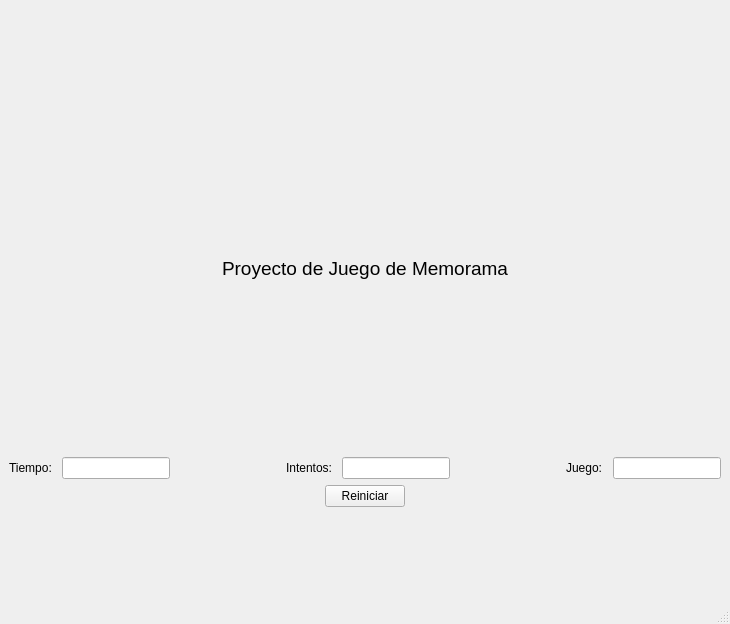
<?xml version="1.0" encoding="UTF-8"?>
<ui version="4.0">
 <class>Memorama</class>
 <widget class="QMainWindow" name="Memorama">
  <property name="geometry">
   <rect>
    <x>0</x>
    <y>0</y>
    <width>730</width>
    <height>624</height>
   </rect>
  </property>
  <property name="windowTitle">
   <string>Memorama</string>
  </property>
  <widget class="QWidget" name="centralwidget">
   <layout class="QVBoxLayout" name="verticalLayout">
    <item>
     <layout class="QHBoxLayout" name="horizontalLayout">
      <item alignment="Qt::AlignLeft">
       <widget class="QLabel" name="label">
        <property name="enabled">
         <bool>true</bool>
        </property>
        <property name="sizePolicy">
         <sizepolicy hsizetype="Fixed" vsizetype="Fixed">
          <horstretch>0</horstretch>
          <verstretch>0</verstretch>
         </sizepolicy>
        </property>
        <property name="minimumSize">
         <size>
          <width>70</width>
          <height>70</height>
         </size>
        </property>
        <property name="maximumSize">
         <size>
          <width>150</width>
          <height>100</height>
         </size>
        </property>
        <property name="font">
         <font>
          <pointsize>6</pointsize>
         </font>
        </property>
        <property name="text">
         <string/>
        </property>
        <property name="textFormat">
         <enum>Qt::AutoText</enum>
        </property>
        <property name="pixmap">
         <pixmap resource="../../archivos/recursos.qrc">:/Ejercicios/escudo_imagotipoUAT.png</pixmap>
        </property>
        <property name="scaledContents">
         <bool>true</bool>
        </property>
        <property name="alignment">
         <set>Qt::AlignLeading|Qt::AlignLeft|Qt::AlignVCenter</set>
        </property>
        <property name="wordWrap">
         <bool>false</bool>
        </property>
        <property name="openExternalLinks">
         <bool>false</bool>
        </property>
       </widget>
      </item>
      <item>
       <widget class="QLabel" name="label_2">
        <property name="sizePolicy">
         <sizepolicy hsizetype="Fixed" vsizetype="Fixed">
          <horstretch>0</horstretch>
          <verstretch>0</verstretch>
         </sizepolicy>
        </property>
        <property name="minimumSize">
         <size>
          <width>50</width>
          <height>50</height>
         </size>
        </property>
        <property name="maximumSize">
         <size>
          <width>150</width>
          <height>16777215</height>
         </size>
        </property>
        <property name="text">
         <string/>
        </property>
        <property name="pixmap">
         <pixmap resource="../../archivos/recursos.qrc">:/Ejercicios/fians.png</pixmap>
        </property>
        <property name="scaledContents">
         <bool>true</bool>
        </property>
       </widget>
      </item>
     </layout>
    </item>
    <item>
     <widget class="QLabel" name="lblTitulo">
      <property name="font">
       <font>
        <pointsize>14</pointsize>
       </font>
      </property>
      <property name="text">
       <string>Proyecto de Juego de Memorama</string>
      </property>
      <property name="alignment">
       <set>Qt::AlignCenter</set>
      </property>
     </widget>
    </item>
    <item>
     <layout class="QHBoxLayout" name="layoutInfo">
      <property name="spacing">
       <number>10</number>
      </property>
      <item>
       <widget class="QLabel" name="lblTiempo">
        <property name="text">
         <string>Tiempo:</string>
        </property>
       </widget>
      </item>
      <item>
       <widget class="QLineEdit" name="txtTiempo">
        <property name="readOnly">
         <bool>true</bool>
        </property>
       </widget>
      </item>
      <item>
       <spacer name="spacer1">
        <property name="orientation">
         <enum>Qt::Horizontal</enum>
        </property>
        <property name="sizeHint" stdset="0">
         <size>
          <width>20</width>
          <height>20</height>
         </size>
        </property>
       </spacer>
      </item>
      <item>
       <widget class="QLabel" name="lblIntentos">
        <property name="text">
         <string>Intentos:</string>
        </property>
       </widget>
      </item>
      <item>
       <widget class="QLineEdit" name="txtIntentos">
        <property name="readOnly">
         <bool>true</bool>
        </property>
       </widget>
      </item>
      <item>
       <spacer name="spacer2">
        <property name="orientation">
         <enum>Qt::Horizontal</enum>
        </property>
        <property name="sizeHint" stdset="0">
         <size>
          <width>20</width>
          <height>20</height>
         </size>
        </property>
       </spacer>
      </item>
      <item>
       <widget class="QLabel" name="lblJuego">
        <property name="text">
         <string>Juego:</string>
        </property>
       </widget>
      </item>
      <item>
       <widget class="QLineEdit" name="txtJuego">
        <property name="readOnly">
         <bool>true</bool>
        </property>
       </widget>
      </item>
     </layout>
    </item>
    <item>
     <layout class="QGridLayout" name="gridLayout"/>
    </item>
    <item>
     <layout class="QHBoxLayout" name="layoutBoton">
      <item>
       <spacer name="spacerLeft">
        <property name="orientation">
         <enum>Qt::Horizontal</enum>
        </property>
        <property name="sizeHint" stdset="0">
         <size>
          <width>200</width>
          <height>20</height>
         </size>
        </property>
       </spacer>
      </item>
      <item>
       <widget class="QPushButton" name="btnReiniciar">
        <property name="text">
         <string>Reiniciar</string>
        </property>
       </widget>
      </item>
      <item>
       <spacer name="spacerRight">
        <property name="orientation">
         <enum>Qt::Horizontal</enum>
        </property>
        <property name="sizeHint" stdset="0">
         <size>
          <width>200</width>
          <height>20</height>
         </size>
        </property>
       </spacer>
      </item>
     </layout>
    </item>
    <item>
     <widget class="QLabel" name="label_3">
      <property name="sizePolicy">
       <sizepolicy hsizetype="Fixed" vsizetype="Fixed">
        <horstretch>0</horstretch>
        <verstretch>0</verstretch>
       </sizepolicy>
      </property>
      <property name="minimumSize">
       <size>
        <width>50</width>
        <height>0</height>
       </size>
      </property>
      <property name="maximumSize">
       <size>
        <width>80</width>
        <height>80</height>
       </size>
      </property>
      <property name="layoutDirection">
       <enum>Qt::LeftToRight</enum>
      </property>
      <property name="autoFillBackground">
       <bool>false</bool>
      </property>
      <property name="text">
       <string/>
      </property>
      <property name="pixmap">
       <pixmap resource="../../archivos/recursos.qrc">:/Ejercicios/56f38-batman-logo-png-transparent-free.png</pixmap>
      </property>
      <property name="scaledContents">
       <bool>true</bool>
      </property>
     </widget>
    </item>
    <item>
     <layout class="QVBoxLayout" name="verticalLayout_3"/>
    </item>
   </layout>
  </widget>
  <widget class="QStatusBar" name="statusbar"/>
 </widget>
 <resources>
  <include location="../../archivos/recursos.qrc"/>
 </resources>
 <connections/>
</ui>
